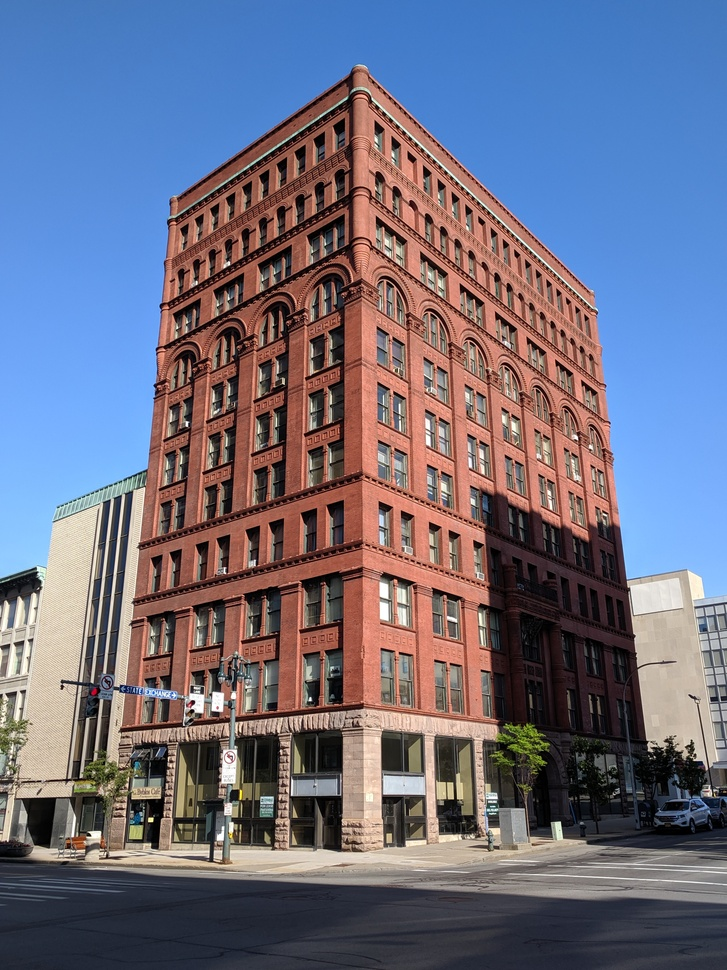
#> input picture wilderBuilding.jpeg, 727 x 970 px, shrunk from 3036 x 4048 before the run
$ jupyter execute Chapter3_Section3.2_Part1.ipynb   (older library calls are emulated)
#> lines starting #> are read from the running program, lines starting #| are printed output that depends on the picture; after the words box and inside, x2 and y2 are one past the last pixel; in counts of white or black regions, pixels touching at a corner belong together; long printed decimals are rounded
# Description of file:

This file aims to find the optimal threshold value for `fractal_dimension()` method, for images of a cityscape and a natural scene.

## Functions:

### `fractal_dimension(Z, threshold = 0.9)`:
This uses two arguments: `Z` = one of the normalised image, and `threshold` = the threhsold value for conversion from pixel intensities to binary arrays. This returns the coefficient of the graph in of Minkowski-Bouligand graph and `x` and `y` values (which are the log(s) and log(N(s)) from:

$$\ln[N(s)] = \textrm{ - Dimension}\: * \: \ln(s) + h(s) $$

### `linreg_score(x1,y1)`:
Provides the R^2 fit of the plot above using the `sklearn` module.

### `thresholds(fname, thresh = 0.9)`:
Use the threshold variable to convert the image to binary array, and to display the resultant image.

### `clean(diction)`:
Cleans the dictionary from nan values.

### `thresholds_graph(file_dir))`:
Finds the R^2 value for a range of threshold values, using the `lin_reg()` method.

[cell 1]
import scipy.misc
import numpy as np
from sklearn.linear_model import LinearRegression
import cv2
import matplotlib.pyplot as plt
from PIL import Image
import csv
from tqdm import tqdm
import matplotlib.pyplot as plt
from matplotlib.pyplot import figure
from matplotlib import pyplot, transforms
import math

[cell 2]
import matplotlib.pyplot as plt
plt.rcParams['figure.figsize'] = [14, 6]

[cell 3]
def linreg_score(x1,y1):
    # this function returns the R^2 fit of arguments x1 and y1

    model = LinearRegression()
    x1 = x1.reshape(-1, 1)
    y1 = y1.reshape(-1, 1)

    model.fit(x1, y1)

    return model.score(x1,y1)

[cell 4]
def fractal_dimension(Z, threshold=0.9):

    # Only for 2d image

    assert(len(Z.shape) == 2)


    def boxcount(Z, k):
        S = np.add.reduceat(
            np.add.reduceat(Z, np.arange(0, Z.shape[0], k), axis=0),
                               np.arange(0, Z.shape[1], k), axis=1)

        # We count non-empty (0) and non-full boxes (k*k)
        return len(np.where((S > 0) & (S < k*k))[0])


    # Transform Z into a binary array
    Z = (Z <= threshold)

    # Minimal dimension of image
    p = min(Z.shape)


    # Greatest power of 2 less than or equal to p
    n = 2**np.floor(np.log(p)/np.log(2))
    #print(n)

    # Extract the exponent
    n = int(np.log(n)/np.log(2))

    # Build successive box sizes (from 2**n down to 2**1)
    sizes = 2**np.arange(n, 1, -1)
    sizes = list(sizes)
    sizes = sizes[1:]

    # Actual box counting with decreasing size
    counts = []


    sizes = np.array(sizes)

    for size in sizes:
        counts.append(boxcount(Z, size))

    # Fit the successive log(sizes) with log (counts)


    coeffs = np.polyfit(np.log(sizes), np.log(counts), 1)
    x = np.log(sizes)
    y = np.log(counts)


    return -coeffs[0], x, y

[cell 5]
def start(filename, pixel_threshold = 0.9):
    I = cv2.imread(filename, cv2.IMREAD_GRAYSCALE)
    I = I/256
    coeff, x, y  = fractal_dimension(I, pixel_threshold)
    return coeff, x, y

[cell 6]
def thresholds(fname, thresh = 0.9):
    im = cv2.imread(fname, cv2.IMREAD_GRAYSCALE)

    im = im/256 # normalises the image
    assert(len(im.shape) == 2) # checks image is 2 dimensional

    im = (im <= thresh) # transforms the image to binaray array
    plt.axis('off')
    plt.imshow(im) # display the binary array
    coeff, x, y  = fractal_dimension(im, thresh)
    print(coeff)

[cell 7]
def clean(diction):
    # clean diction argument from nan values

    for key in list(diction.keys()):
        if math.isnan(diction[key]):
            del diction[key]
    return diction


def thresholds_graph(file_dir):
    thresholds = np.arange(0,0.9, 0.02).tolist() # form range of values for the threshold variable
    thresholds = [round(i,2) for i in thresholds ]
    thresholds = thresholds[1:]

    # dictionary of fractal dimension values
    thresh_dict = {}

    # dictionary of R^2 values
    thresh_fits = {}

    for i in thresholds:
        coeff, x, y  = start(file_dir, i)
        thresh_dict[i] = coeff
        thresh_fits[i] = linreg_score(x, y)
    thresh_dict = clean(thresh_dict)

    return thresh_dict, thresh_fits

## Plots the Wilder buildings R^2 vs Threshold values

[cell 8]
vals = thresholds_graph("./wilderBuilding.jpeg")[1]
#> in start, `I = cv2.imread(filename, cv2.IMREAD_GRAYSCALE)`:
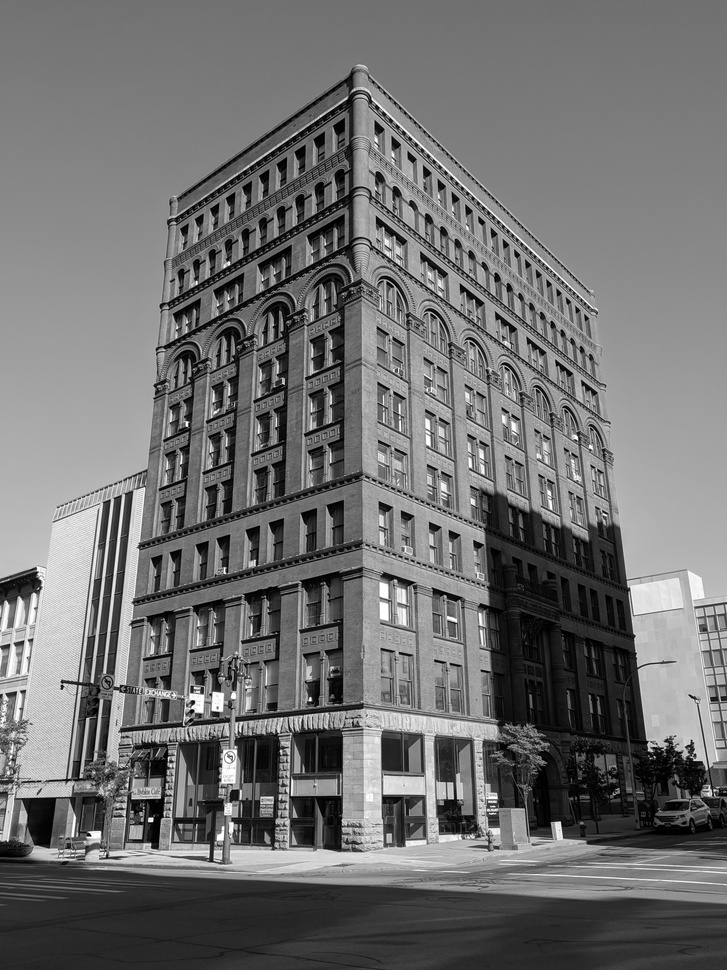
#> I: shape (970, 727); min 0, max 255, mean 112
#> in fractal_dimension, `Z = (Z <= threshold)`:
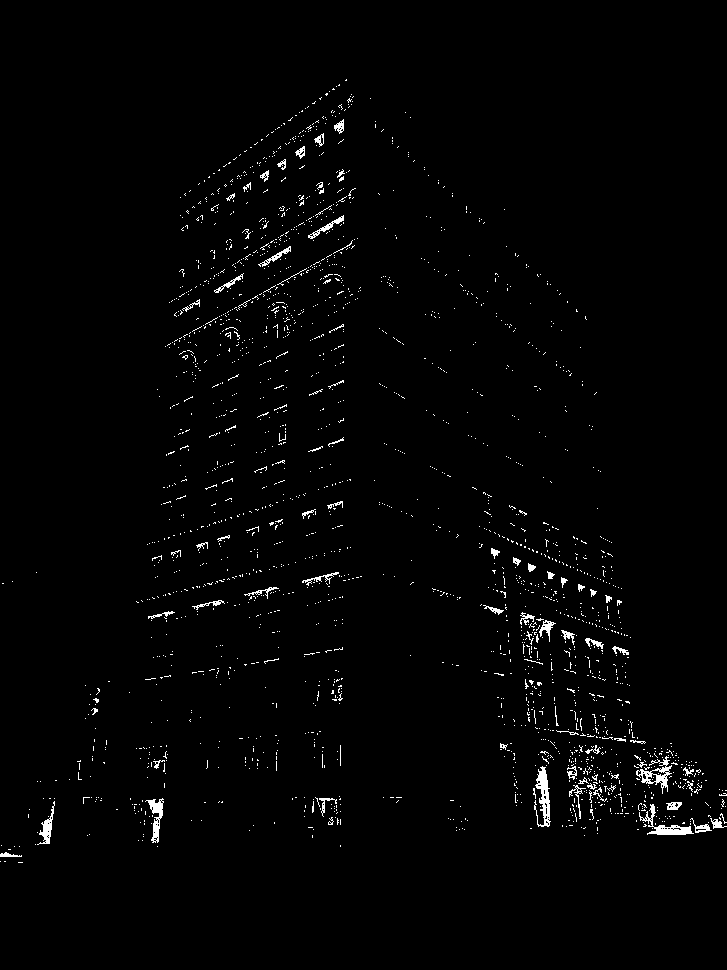
#> Z: shape (970, 727) bool; 1.5% white in thin lines or dots, all inside (x1, y1, x2, y2) = (0, 79, 727, 863)
#> after the loop in fractal_dimension, `for size in sizes:`: counts = [12, 31, 102, 317, 830, 1715, 3307]
#> in fractal_dimension, `coeffs = np.polyfit(np.log(sizes), np.log(counts), 1)`: coeffs = [-1.39, 10.33]
#> in fractal_dimension, `y = np.log(counts)`: y = [2.48, 3.43, 4.62, 5.76, 6.72, 7.45, 8.1]
#> in start, `coeff, x, y  = fractal_dimension(I, pixel_threshold)`: coeff = 1.39; x = [5.55, 4.85, 4.16, 3.47, 2.77, 2.08, 1.39]; y = [2.48, 3.43, 4.62, 5.76, 6.72, 7.45, 8.1]
#> in thresholds_graph, `coeff, x, y  = start(file_dir, i)`: coeff = 1.39; x = [5.55, 4.85, 4.16, 3.47, 2.77, 2.08, 1.39]; y = [2.48, 3.43, 4.62, 5.76, 6.72, 7.45, 8.1]
#> in linreg_score, `x1 = x1.reshape(-1, 1)`: x1 = [5.55, 4.85, 4.16, 3.47, 2.77, 2.08, 1.39]
#> in linreg_score, `y1 = y1.reshape(-1, 1)`: y1 = [2.48, 3.43, 4.62, 5.76, 6.72, 7.45, 8.1]
#> the loop in clean, `for key in list(diction.keys()):` made 44 passes
#> key on passes 1 to 12: 0.02, 0.04, 0.06, 0.08, 0.1, 0.12, 0.14, 0.16, 0.18, 0.2, 0.22, 0.24
#> in thresholds_graph, `thresh_dict = clean(thresh_dict)`: thresh_dict = 44 items
#> vals = 44 items

[cell 9]
circle3 = plt.Circle(( max(vals, key=vals.get), max(vals.values())), radius = 0.0008, color='g', clip_on=False)
fig, ax = plt.subplots()
ax.plot(vals.keys(), vals.values())
ax.add_patch(circle3)

ax.set_xlabel('Threshold Values')
ax.set_ylabel('R squared fit value')
ax.title.set_text("Wilder Building R Squared Values vs Thresholds")
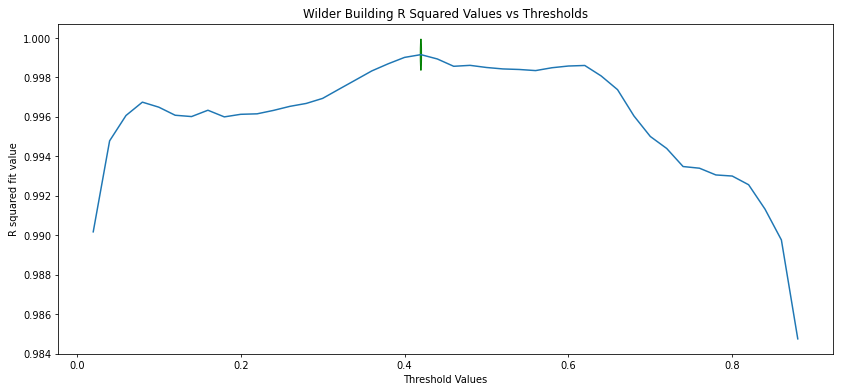
#> figure drawn by matplotlib, 1 panel; curve peaks at x = 0.42, y = 0.999

[cell 10]
print("threshold that corresponds to the maximum of R^2 value : {}".format(max(vals, key=vals.get)))
#| threshold that corresponds to the maximum of R^2 value : 0.42

## Plots the Forrest scence's R^2 vs Threshold values

[cell 11]
vals = thresholds_graph("./forrest.jpeg")[1]
#> the loop in clean (call 2), `for key in list(diction.keys()):` made 44 passes

[cell 12]
circle3 = plt.Circle(( max(vals, key=vals.get), max(vals.values())), radius = 0.0008, color='g', clip_on=False)
fig, ax = plt.subplots()
ax.plot(vals.keys(), vals.values())
ax.add_patch(circle3)

ax.set_xlabel('Threshold Values')
ax.set_ylabel('R squared fit value')
ax.title.set_text("Forrest Image R Squared Values vs Thresholds")
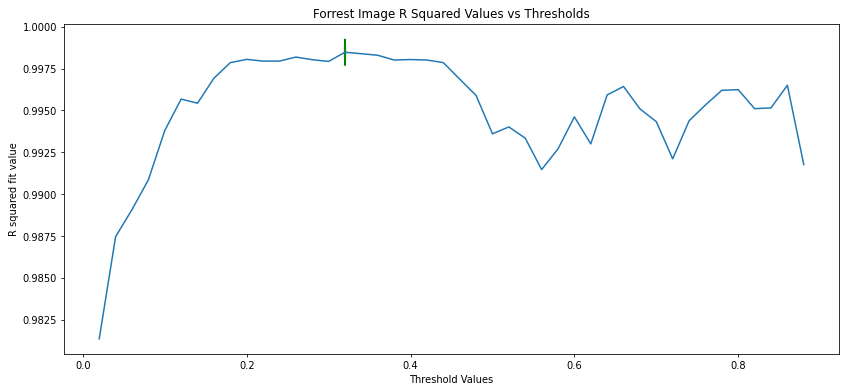
#> figure drawn by matplotlib, 1 panel; curve peaks at x = 0.32, y = 0.998

[cell 13]
print("threshold that corresponds to the maximum of R^2 value : {}".format(max(vals, key=vals.get)))
#| threshold that corresponds to the maximum of R^2 value : 0.32

## Images at optimal threshold

[cell 14]
thresholds("./wilderBuilding.jpeg", 0.62)
#> in thresholds, `im = (im <= thresh)`:
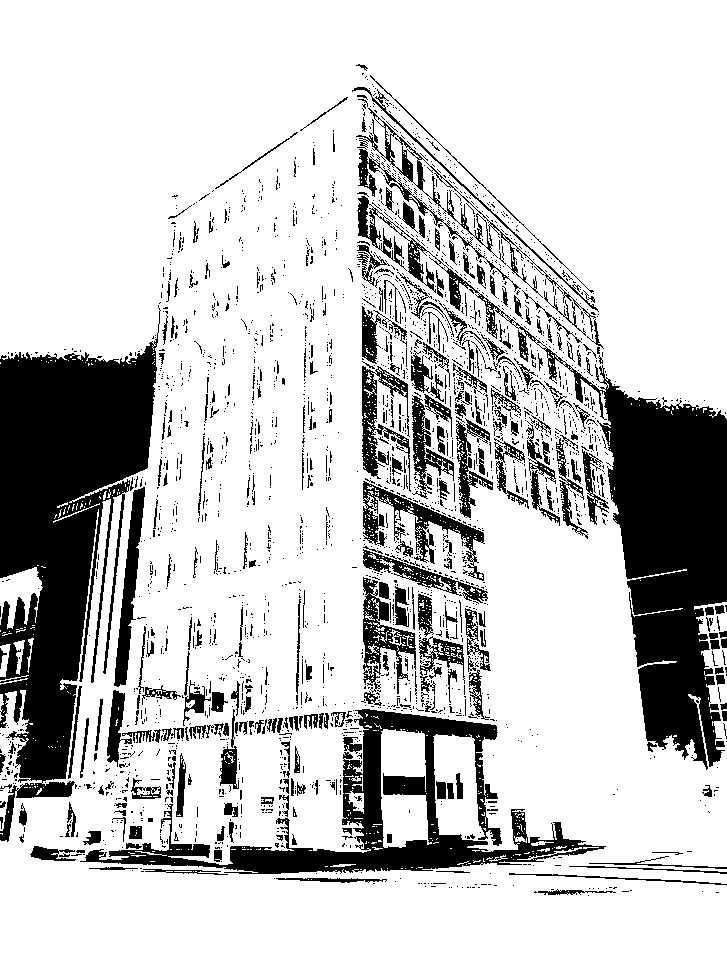
#> im: shape (970, 727) bool; 78.6% white; 2667 black regions (2340 under 20 px), largest, box (x1, y1, x2, y2) and area: (0, 305, 161, 842) 42615, (357, 196, 727, 770) 35487, (80, 709, 606, 874) 18077
#> in thresholds, `coeff, x, y  = fractal_dimension(im, thresh)`: coeff = 1.67; x = [5.55, 4.85, 4.16, 3.47, 2.77, 2.08, 1.39]; y = [2.48, 3.56, 4.81, 6.06, 7.21, 8.31, 9.32]
#| 1.669

[cell 15]
thresholds("./forrest.jpeg", 0.3)
#> call 2 of thresholds, with fname = './forrest.jpeg', thresh = 0.3
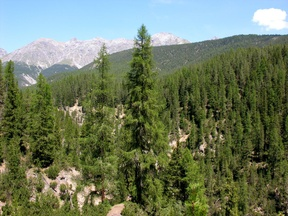
#> input picture forrest.jpeg, 288 x 216 px, shrunk from 1200 x 900 before the run
#> in thresholds (call 2), `im = cv2.imread(fname, cv2.IMREAD_GRAYSCALE)`:
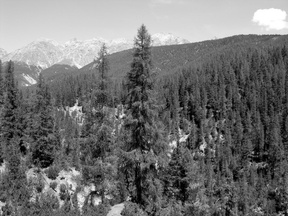
#> im: shape (216, 288); min 0, max 255, mean 115.4
#> in thresholds (call 2), `im = (im <= thresh)`:
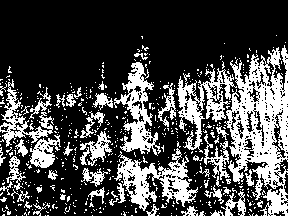
#> im: shape (216, 288) bool; 28.7% white; 541 white regions (491 under 20 px), largest, box (x1, y1, x2, y2) and area: (224, 45, 288, 216) 5562, (114, 148, 198, 211) 1984, (177, 68, 237, 153) 1707
#> in thresholds (call 2), `coeff, x, y  = fractal_dimension(im, thresh)`: coeff = 1.73; x = [4.16, 3.47, 2.77, 2.08, 1.39]; y = [2.94, 3.91, 5.22, 6.49, 7.65]
#| 1.729

## Images at default threshold

[cell 16]
thresholds("./wilderBuilding.jpeg", 0.9)
#> call 3 of thresholds, with fname = './wilderBuilding.jpeg', thresh = 0.9
#> in thresholds (call 3), `im = (im <= thresh)`:
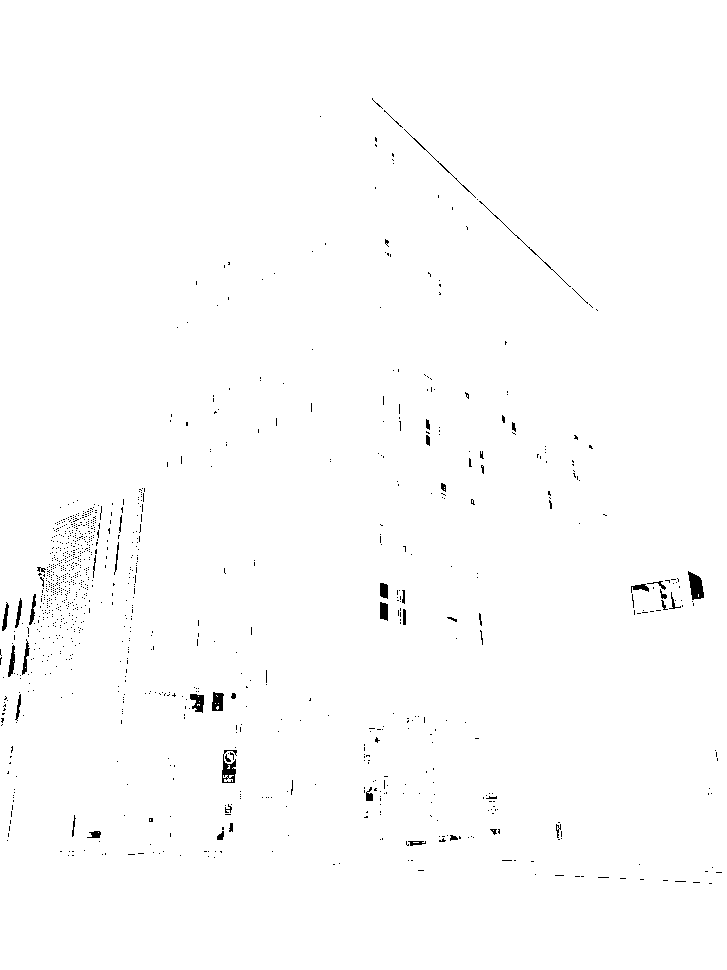
#> im: shape (970, 727) bool; 99.2% white; 1093 black regions (1047 under 20 px), largest, box (x1, y1, x2, y2) and area: (688, 571, 704, 600) 299, (222, 750, 237, 783) 247, (212, 692, 224, 711) 180
#> in thresholds (call 3), `coeff, x, y  = fractal_dimension(im, thresh)`: coeff = 1.16; x = [5.55, 4.85, 4.16, 3.47, 2.77, 2.08, 1.39]; y = [2.4, 3.43, 4.52, 5.33, 6.01, 6.65, 7.28]
#| 1.162

[cell 17]
thresholds("./forrest.jpeg", 0.9)
#> call 4 of thresholds, with fname = './forrest.jpeg', thresh = 0.9
#> in thresholds (call 4), `im = (im <= thresh)`:
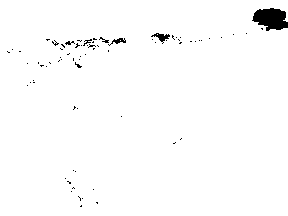
#> im: shape (216, 288) bool; 98.4% white; 74 black regions (68 under 20 px), largest, box (x1, y1, x2, y2) and area: (252, 8, 288, 31) 580, (151, 33, 170, 44) 83, (108, 38, 126, 46) 54, (99, 37, 109, 43) 23, (83, 39, 92, 46) 22, (65, 41, 75, 45) 22
#> in thresholds (call 4), `coeff, x, y  = fractal_dimension(im, thresh)`: coeff = 0.965; x = [4.16, 3.47, 2.77, 2.08, 1.39]; y = [2.3, 2.94, 3.71, 4.34, 4.95]
#| 0.9654
